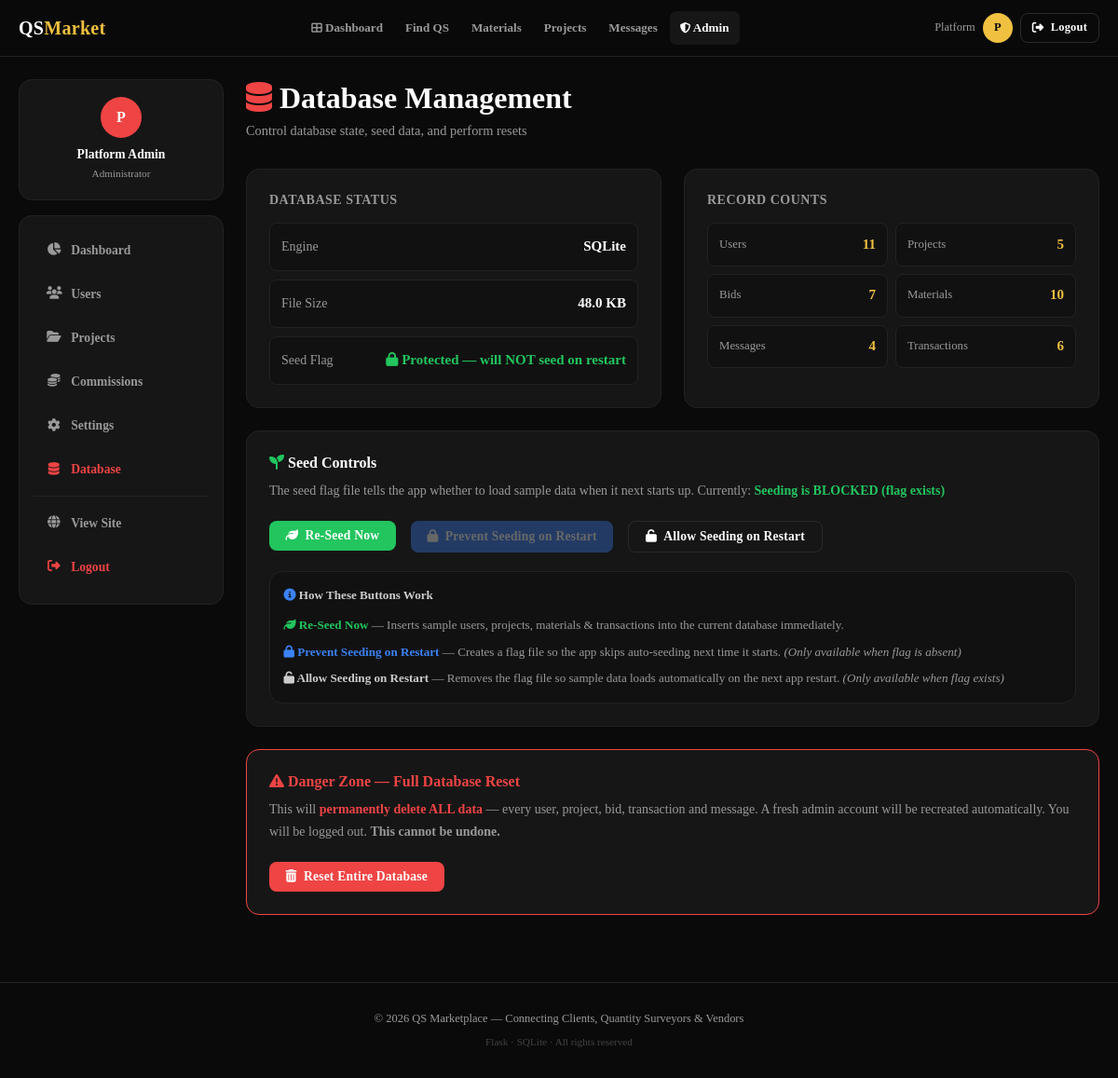
The app's page /admin/database (signed in) with its own data.
### app.py (models this page shows, shortened)
class User(UserMixin, db.Model):
    __tablename__ = 'users'
    id            = db.Column(db.Integer, primary_key=True)
    email         = db.Column(db.String(150), unique=True, nullable=False)
    password_hash = db.Column(db.String(255), nullable=False)
    role          = db.Column(db.String(20), nullable=False)   # admin/client/qs/vendor
    first_name    = db.Column(db.String(80))
    last_name     = db.Column(db.String(80))
    phone         = db.Column(db.String(30))
    location      = db.Column(db.String(120))
    bio           = db.Column(db.Text)
    avatar        = db.Column(db.String(200), default='default.png')
    status        = db.Column(db.String(20), default='pending')  # pending/active/suspended
    verified      = db.Column(db.Boolean, default=False)
    joined_at     = db.Column(db.DateTime, default=datetime.utcnow)
    last_login    = db.Column(db.DateTime)
    company_name      = db.Column(db.String(150))
    specialization    = db.Column(db.String(200))
    years_experience  = db.Column(db.Integer)
    certifications    = db.Column(db.Text)
    hourly_rate       = db.Column(db.Float)
    projects_posted   = db.relationship('Project', foreign_keys='Project.client_id', backref='client', lazy=True)
    bids              = db.relationship('Bid', backref='qs_user', lazy=True)
    materials         = db.relationship('Material', backref='vendor', lazy=True)
    sent_messages     = db.relationship('Message', foreign_keys='Message.sender_id', backref='sender', lazy=True)
    transactions      = db.relationship('Transaction', foreign_keys='Transaction.user_id', backref='user', lazy=True)
    @property
    def full_name(self): return f"{self.first_name or ''} {self.last_name or ''}".strip() or self.email

### app.py (the view)
@app.route('/admin/database', methods=['GET','POST'])
@login_required
@admin_required
def admin_database():
    seed_exists  = os.path.exists(config.SEED_FLAG_FILE)
    db_path = os.path.join(config.BASE_DIR, 'database', 'marketplace.db')
    db_size  = round(os.path.getsize(db_path) / 1024, 1) if os.path.exists(db_path) else 0
    counts = dict(
        users=User.query.count(), projects=Project.query.count(),
        bids=Bid.query.count(), materials=Material.query.count(),
        messages=Message.query.count(), transactions=Transaction.query.count(),
    )
    return render_template('admin/database.html', seed_exists=seed_exists, db_size=db_size, counts=counts)

### templates/admin/database.html (shortened to what this page needs)
{% extends 'admin/base_admin.html' %}
{% block admin_content %}
<div class="page-header">
  <h1><i class="fa fa-database" style="color:var(--red);"></i> Database Management</h1>
  <p>Control database state, seed data, and perform resets</p>
</div>
<div class="grid-2 mb-3" style="gap:1.5rem;">
  <div class="card">
    <h2 style="font-size:0.875rem;font-weight:700;color:var(--grey);text-transform:uppercase;letter-spacing:0.5px;margin-bottom:1rem;">Database Status</h2>
    <div style="display:flex;flex-direction:column;gap:0.6rem;">
      <div style="display:flex;justify-content:space-between;align-items:center;padding:0.75rem;background:var(--dark);border-radius:8px;border:1px solid var(--border);">
        <span style="font-size:0.875rem;color:var(--grey);">Engine</span>
        <span style="font-weight:700;">SQLite</span>
      </div>
      <div style="display:flex;justify-content:space-between;align-items:center;padding:0.75rem;background:var(--dark);border-radius:8px;border:1px solid var(--border);">
        <span style="font-size:0.875rem;color:var(--grey);">File Size</span>
        <span style="font-weight:700;">{{ db_size }} KB</span>
      </div>
      <div style="display:flex;justify-content:space-between;align-items:center;padding:0.75rem;background:var(--dark);border-radius:8px;border:1px solid var(--border);">
        <span style="font-size:0.875rem;color:var(--grey);">Seed Flag</span>
        {% if seed_exists %}
        <span style="color:var(--green);font-weight:700;"><i class="fa fa-lock"></i> Protected — will NOT seed on restart</span>
        {% else %}
        <span style="color:var(--orange);font-weight:700;"><i class="fa fa-unlock"></i> Open — WILL seed on restart</span>
        {% endif %}
      </div>
    </div>
  </div>
  <div class="card">
    <h2 style="font-size:0.875rem;font-weight:700;color:var(--grey);text-transform:uppercase;letter-spacing:0.5px;margin-bottom:1rem;">Record Counts</h2>
    <div style="display:grid;grid-template-columns:1fr 1fr;gap:0.5rem;">
      {% for table, count in counts.items() %}
      <div style="padding:0.6rem 0.75rem;background:var(--dark);border-radius:8px;border:1px solid var(--border);display:flex;justify-content:space-between;align-items:center;">
        <span style="font-size:0.8rem;color:var(--grey);text-transform:capitalize;">{{ table }}</span>
        <span style="font-weight:800;color:var(--accent);">{{ count }}</span>
      </div>
      {% endfor %}
    </div>
  </div>
</div>
<div class="card mb-3">
  <h2 style="font-size:1rem;font-weight:700;margin-bottom:0.5rem;">
    <i class="fa fa-seedling" style="color:var(--green);"></i> Seed Controls
  </h2>
  <p style="font-size:0.875rem;color:var(--grey);margin-bottom:1.25rem;">
    The seed flag file tells the app whether to load sample data when it next starts up.
    Currently: <b style="color:{% if seed_exists %}var(--green){% else %}var(--orange){% endif %};">
    {% if seed_exists %}Seeding is BLOCKED (flag exists){% else %}Seeding is ALLOWED (no flag){% endif %}</b>
  </p>
  <div style="display:flex;gap:1rem;flex-wrap:wrap;margin-bottom:1.25rem;">
    <form method="POST" action="{{ url_for('admin_database_action') }}"
          onsubmit="return confirm('Re-seed the database now? Sample data will be added. Continue?')">
      <button type="submit" class="btn btn-green">
        <i class="fa fa-leaf"></i> Re-Seed Now
      </button>
    </form>
    {% if not seed_exists %}
    <form method="POST" action="{{ url_for('admin_database_action') }}"
          onsubmit="return confirm('Set the seed flag? The database will NOT auto-seed on next restart.')">
      <input type="hidden" name="action" value="prevent_seed">
      <button type="submit" class="btn btn-blue">
        <i class="fa fa-lock"></i> Prevent Seeding on Restart
      </button>
    </form>
    {% else %}
    <button class="btn btn-blue" disabled style="opacity:0.35;cursor:not-allowed;">
      <i class="fa fa-lock"></i> Prevent Seeding on Restart
    </button>
    {% endif %}
    {% if seed_exists %}
    <form method="POST" action="{{ url_for('admin_database_action') }}"
          onsubmit="return confirm('Remove seed flag? Database WILL auto-seed on next restart.')">
      <button type="submit" class="btn btn-outline">
        <i class="fa fa-unlock"></i> Allow Seeding on Restart
      </button>
    </form>
    {% else %}
    <button class="btn btn-outline" disabled style="opacity:0.35;cursor:not-allowed;">
      <i class="fa fa-unlock"></i> Allow Seeding on Restart
    </button>
    {% endif %}
  </div>
  <div class="card card-sm" style="background:var(--dark);font-size:0.82rem;color:var(--grey);">
    <div style="font-weight:700;color:var(--light);margin-bottom:0.6rem;"><i class="fa fa-info-circle" style="color:var(--blue);"></i> How These Buttons Work</div>
    <div style="display:flex;flex-direction:column;gap:0.4rem;">
      <div><span style="color:var(--green);font-weight:700;"><i class="fa fa-leaf"></i> Re-Seed Now</span> — Inserts sample users, projects, materials &amp; transactions into the current database immediately.</div>
      <div><span style="color:var(--blue);font-weight:700;"><i class="fa fa-lock"></i> Prevent Seeding on Restart</span> — Creates a flag file so the app skips auto-seeding next time it starts. <em>(Only available when flag is absent)</em></div>
      <div><span style="color:var(--light);font-weight:700;"><i class="fa fa-unlock"></i> Allow Seeding on Restart</span> — Removes the flag file so sample data loads automatically on the next app restart. <em>(Only available when flag exists)</em></div>
    </div>
  </div>
</div>
<div class="card" style="border:1px solid var(--red);">
  <h2 style="font-size:1rem;font-weight:700;color:var(--red);margin-bottom:0.5rem;">
    <i class="fa fa-exclamation-triangle"></i> Danger Zone — Full Database Reset
  </h2>
  <p style="font-size:0.875rem;color:var(--grey);margin-bottom:1.25rem;">
    This will <b style="color:var(--red);">permanently delete ALL data</b> — every user, project, bid,
    transaction and message. A fresh admin account will be recreated automatically.
    You will be logged out. <b>This cannot be undone.</b>
  </p>
  <button type="button"
          onclick="document.getElementById('reset-confirm-box').style.display='block'"
          class="btn btn-danger">
    <i class="fa fa-trash-alt"></i> Reset Entire Database
  </button>
</div>
{% endblock %}

### templates/admin/base_admin.html
{% extends 'base.html' %}
{% block content %}
<div class="admin-wrap">
  <aside class="admin-sidebar">
    <div class="card card-sm mb-2" style="text-align:center;padding:1.1rem;">
      <div style="width:44px;height:44px;border-radius:50%;background:var(--red);color:#fff;display:flex;align-items:center;justify-content:center;font-weight:800;font-size:1rem;margin:0 auto 0.4rem;">
        {{ (current_user.first_name or 'A')[0].upper() }}
      </div>
      <div style="font-weight:700;font-size:0.85rem;">{{ current_user.full_name }}</div>
      <div style="font-size:0.7rem;color:var(--grey);">Administrator</div>
    </div>
    <nav class="sidebar-nav card card-sm">
      <a href="{{ url_for('admin_dashboard') }}"
         {% if request.endpoint=='admin_dashboard' %}class="active"{% endif %}>
        <i class="fa fa-chart-pie"></i> Dashboard
      </a>
      <a href="{{ url_for('admin_users') }}"
         {% if request.endpoint=='admin_users' %}class="active"{% endif %}>
        <i class="fa fa-users"></i> Users
      </a>
      <a href="{{ url_for('admin_projects') }}"
         {% if request.endpoint=='admin_projects' %}class="active"{% endif %}>
        <i class="fa fa-folder-open"></i> Projects
      </a>
      <a href="{{ url_for('admin_transactions') }}"
         {% if request.endpoint=='admin_transactions' %}class="active"{% endif %}>
        <i class="fa fa-coins"></i> Commissions
      </a>
      <a href="{{ url_for('admin_settings') }}"
         {% if request.endpoint=='admin_settings' %}class="active"{% endif %}>
        <i class="fa fa-cog"></i> Settings
      </a>
      <a href="{{ url_for('admin_database') }}"
         {% if request.endpoint=='admin_database' %}class="active"{% endif %}
         style="{% if request.endpoint=='admin_database' %}color:var(--red)!important;{% endif %}">
        <i class="fa fa-database"></i> Database
      </a>
      <hr style="border:none;border-top:1px solid var(--border);margin:0.4rem 0;">
      <a href="{{ url_for('index') }}">
        <i class="fa fa-globe"></i> View Site
      </a>
      <a href="{{ url_for('logout') }}" style="color:var(--red)!important;">
        <i class="fa fa-sign-out-alt"></i> Logout
      </a>
    </nav>
  </aside>
  <main style="min-width:0;overflow:hidden;">
    {% block admin_content %}{% endblock %}
  </main>
</div>
{% endblock %}

### templates/base.html (shortened to what this page needs)
<!DOCTYPE html>
<html lang="en">
<head>
<link rel="stylesheet" href="https://cdnjs.cloudflare.com/ajax/libs/font-awesome/6.5.0/css/all.min.css">
</head>
<body>
<nav class="navbar">
  <div class="nav-inner">
    <a href="{{ url_for('index') }}" class="nav-logo">QS<span>Market</span></a>
    <div class="nav-links">
      {% if current_user.is_authenticated %}
      <a href="{{ url_for('dashboard') }}"
         {% if request.endpoint in ['dashboard','admin_dashboard'] %}class="active"{% endif %}>
        <i class="fa fa-th-large" style="font-size:0.72rem;"></i> Dashboard
      </a>
      {% endif %}
      <a href="{{ url_for('qs_directory') }}"
         {% if request.endpoint=='qs_directory' %}class="active"{% endif %}>Find QS</a>
      <a href="{{ url_for('materials') }}"
         {% if request.endpoint=='materials' %}class="active"{% endif %}>Materials</a>
      {% if current_user.is_authenticated %}
      <a href="{{ url_for('projects') }}"
         {% if request.endpoint in ['projects','project_detail','new_project'] %}class="active"{% endif %}>Projects</a>
      <a href="{{ url_for('messages') }}"
         {% if request.endpoint=='messages' %}class="active"{% endif %}>
        Messages{% set u=unread() %}{% if u>0 %}<span class="nav-badge">{{u}}</span>{% endif %}
      </a>
      {% if current_user.role=='admin' %}
      <a href="{{ url_for('admin_dashboard') }}"
         {% if 'admin' in (request.endpoint or '') %}class="active"{% endif %}>
        <i class="fa fa-shield-alt" style="font-size:0.72rem;"></i> Admin
      </a>
      {% endif %}
      {% endif %}
    </div>
    <div class="nav-user">
      {% if current_user.is_authenticated %}
      <span class="nav-name">{{ current_user.first_name or current_user.email.split('@')[0] }}</span>
      <a href="{{ url_for('profile') }}" class="nav-avatar" title="My Profile">
        {{ (current_user.first_name or current_user.email)[0].upper() }}
      </a>
      <a href="{{ url_for('logout') }}" class="btn btn-outline btn-sm" id="desk-logout">
        <i class="fa fa-sign-out-alt"></i> Logout
      </a>
      {% else %}
      <a href="{{ url_for('login') }}"    class="btn btn-outline btn-sm">Login</a>
      <a href="{{ url_for('register') }}" class="btn btn-primary btn-sm">Register</a>
      {% endif %}
    </div>
  </div>
</nav>
{% block content %}{% endblock %}
<footer>
  <div>© 2026 QS Marketplace — Connecting Clients, Quantity Surveyors &amp; Vendors</div>
  <div style="margin-top:0.35rem;opacity:0.4;font-size:0.7rem;">Flask · SQLite · All rights reserved</div>
</footer>
</body>
</html>

### records on screen
User: first_name "Platform", first_name "P", full_name "Platform Admin"

### other values on screen
{{ db_size }} "48.0"
{{ table }} "Users" "Projects" "Bids" "Materials" "Messages" "Transactions"
{{ count }} "11" "5" "7" "10" "4" "6"
